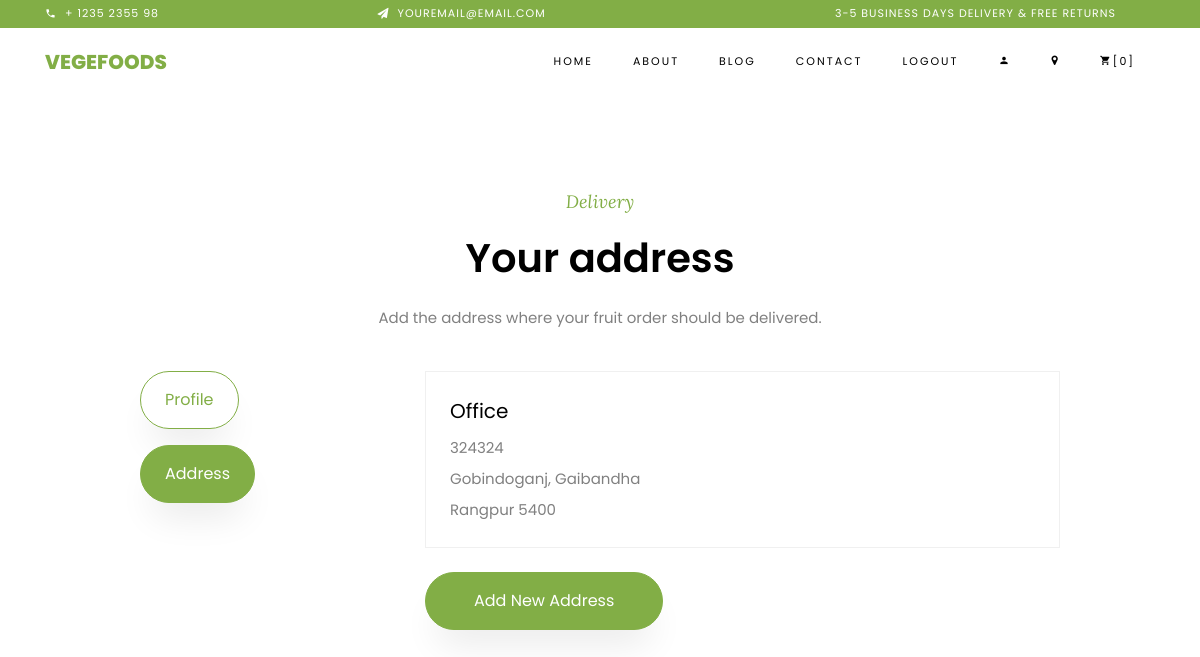
/address/ (signed in), run on an earlier commit of the app's database.
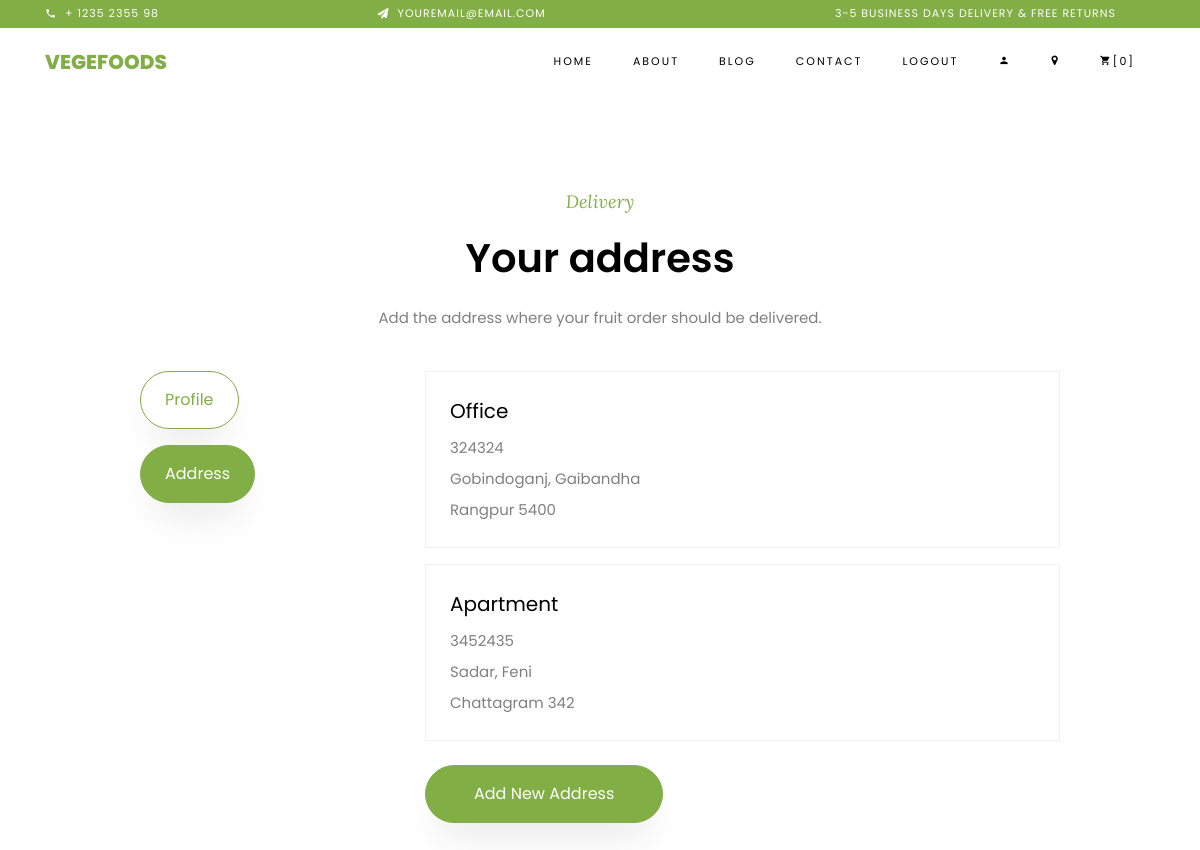
And on a later commit of the database.
### shop/models.py (models this page shows, shortened)
class CustomerAddress(models.Model):
    user = models.ForeignKey(User, on_delete=models.CASCADE)
    division = models.CharField(choices=DIVISION_CHOICES, max_length=50)
    district = models.CharField(max_length=200)
    thana = models.CharField(max_length=200)
    roadNumber = models.CharField(max_length=500)
    zipCode = models.IntegerField()
    addressType = models.CharField(choices=ADDRESS_TYPE_CHOICES, max_length=20)

### shop/views.py (the view, shortened to what this page needs)
# urls.py: path('address/', views.CustomerAddressView.as_view(), name='address'),
@method_decorator(login_required, name='dispatch')
class CustomerAddressView(LoginRequiredMixin, View):
    login_url = reverse_lazy('login')
    def get(self, request):
        addresses = CustomerAddress.objects.filter(user=request.user)
        show_form = request.GET.get('new') == '1'
        form = CustomerAddressForm() if show_form else None
        return render(request, 'address.html', {
            'addresses': addresses,
            'address': form,
            'show_form': show_form,
        })

### templates/address.html (shortened to what the changed rows need)
{% load static %}
<!DOCTYPE html>
<html lang="en">
<head>
    <link rel="stylesheet" href="{% static 'css/open-iconic-bootstrap.min.css' %}">
    <link rel="stylesheet" href="{% static 'css/animate.css' %}">
    <link rel="stylesheet" href="{% static 'css/owl.carousel.min.css' %}">
    <link rel="stylesheet" href="{% static 'css/owl.theme.default.min.css' %}">
    <link rel="stylesheet" href="{% static 'css/magnific-popup.css' %}">
    <link rel="stylesheet" href="{% static 'css/aos.css' %}">
    <link rel="stylesheet" href="{% static 'css/ionicons.min.css' %}">
    <link rel="stylesheet" href="{% static 'css/bootstrap-datepicker.css' %}">
    <link rel="stylesheet" href="{% static 'css/jquery.timepicker.css' %}">
    <link rel="stylesheet" href="{% static 'css/flaticon.css' %}">
    <link rel="stylesheet" href="{% static 'css/icomoon.css' %}">
    <link rel="stylesheet" href="{% static 'css/style.css' %}">
</head>
<body class="goto-here">
    <section class="ftco-section">
        <div class="container">
            <div class="row justify-content-center mb-4">
                <div class="col-md-8 heading-section text-center">
                    <h2 class="mb-3">Your address</h2>
                </div>
            </div>
            <div class="row justify-content-center">
                <div class="col-md-7">
                    {% if addresses %}
                    {% for item in addresses %}
                    <div class="bg-white p-4 mb-3" style="border: 1px solid #f0f0f0;">
                        <h3 class="h5 mb-2">{{ item.addressType }}</h3>
                        <p class="mb-1">{{ item.roadNumber }}</p>
                        <p class="mb-1">{{ item.thana }}, {{ item.district }}</p>
                        <p class="mb-0">{{ item.division }} {{ item.zipCode }}</p>
                    </div>
                    {% endfor %}
                    {% else %}
                    <p class="mb-4">You have not saved an address yet.</p>
                    {% endif %}
                </div>
            </div>
        </div>
    </section>
</body>
</html>

What changed in the data, as far as the page shows it:
added CustomerAddress: addressType "Apartment", roadNumber "3452435", thana "Sadar", district "Feni", division "Chattagram", zipCode "342"
